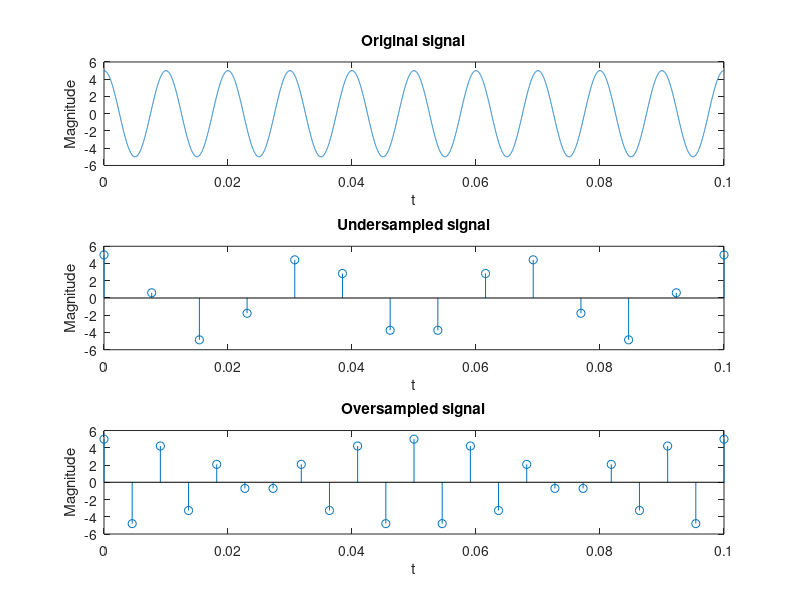

Recreate this plot in MATLAB.
%Analog Signal
subplot(3,1,1);
t=0:0.00001:0.1;
x_t=5*cos(2*pi*100*t);
plot(t,x_t);
xlabel('t');
ylabel('Magnitude');
title('Original signal');

%Undersampling
f_s=1.3*100;
t_s=0:1/f_s:0.1;
x_s=5*cos(2*pi*100*t_s);
subplot(3,1,2);
stem(t_s,x_s);
xlabel('t');
ylabel('Magnitude');
title('Undersampled signal');

%Oversampling
f_s=2.2*100;
t_s=0:1/f_s:0.1;
x_s=5*cos(2*pi*100*t_s);
subplot(3,1,3);
stem(t_s,x_s);
xlabel('t');
ylabel('Magnitude');
title('Oversampled signal');

